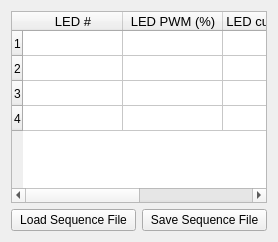
                     <widget class="QWidget" name="sync_digital_trigger_high_sequence_tab">
                      <property name="toolTip">
                       <string>Run LED through sequence of intensities when trigger goes HIGH (&gt;2.5V)</string>
                      </property>
                      <attribute name="title">
                       <string>Sequence</string>
                      </attribute>
                      <layout class="QGridLayout" name="gridLayout_75">
                       <item row="1" column="1">
                        <widget class="QPushButton" name="sync_digital_trigger_high_sequence_save_button">
                         <property name="toolTip">
                          <string>Save LED intensity sequence file (*.csv)</string>
                         </property>
                         <property name="text">
                          <string>Save Sequence File</string>
                         </property>
                        </widget>
                       </item>
                       <item row="0" column="0" colspan="2">
                        <widget class="QTableWidget" name="sync_digital_high_sequence_table">
                         <property name="toolTip">
                          <string>LED intensity sequence file</string>
                         </property>
                         <property name="rowCount">
                          <number>4</number>
                         </property>
                         <property name="columnCount">
                          <number>4</number>
                         </property>
                         <attribute name="verticalHeaderDefaultSectionSize">
                          <number>25</number>
                         </attribute>
                         <attribute name="verticalHeaderMinimumSectionSize">
                          <number>23</number>
                         </attribute>
                         <row/>
                         <row/>
                         <row/>
                         <row/>
                         <column>
                          <property name="text">
                           <string>LED #</string>
                          </property>
                          <property name="toolTip">
                           <string>The LED channel # for each step.</string>
                          </property>
                          <property name="font">
                           <font>
                            <pointsize>10</pointsize>
                           </font>
                          </property>
                         </column>
                         <column>
                          <property name="text">
                           <string>LED PWM (%)</string>
                          </property>
                          <property name="toolTip">
                           <string>Intensity control via PWM</string>
                          </property>
                          <property name="font">
                           <font>
                            <pointsize>10</pointsize>
                           </font>
                          </property>
                         </column>
                         <column>
                          <property name="text">
                           <string>LED current (%)</string>
                          </property>
                          <property name="toolTip">
                           <string>Intensity control via LED current</string>
                          </property>
                          <property name="font">
                           <font>
                            <pointsize>10</pointsize>
                           </font>
                          </property>
                         </column>
                         <column>
                          <property name="text">
                           <string>Duration (s)</string>
                          </property>
                          <property name="toolTip">
                           <string>The duration of each step in seconds.  10 µs minimum, 1 hour maximum per step.  0 = hold intensity until end of trigger.</string>
                          </property>
                          <property name="font">
                           <font>
                            <pointsize>10</pointsize>
                           </font>
                          </property>
                         </column>
                        </widget>
                       </item>
                       <item row="1" column="0">
                        <widget class="QPushButton" name="sync_digital_trigger_high_sequence_load_button">
                         <property name="toolTip">
                          <string>Load LED intensity sequence file (*.csv)</string>
                         </property>
                         <property name="text">
                          <string>Load Sequence File</string>
                         </property>
                        </widget>
                       </item>
                      </layout>
                     </widget>
